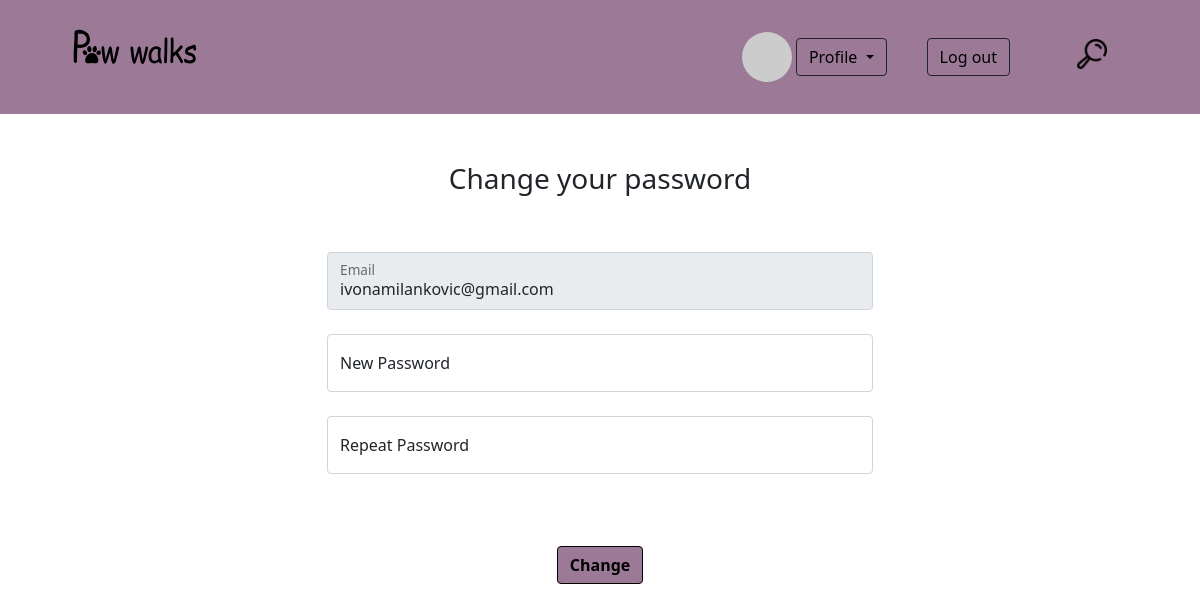
Before: /pages/changePassword.php (signed in) with the older database file.
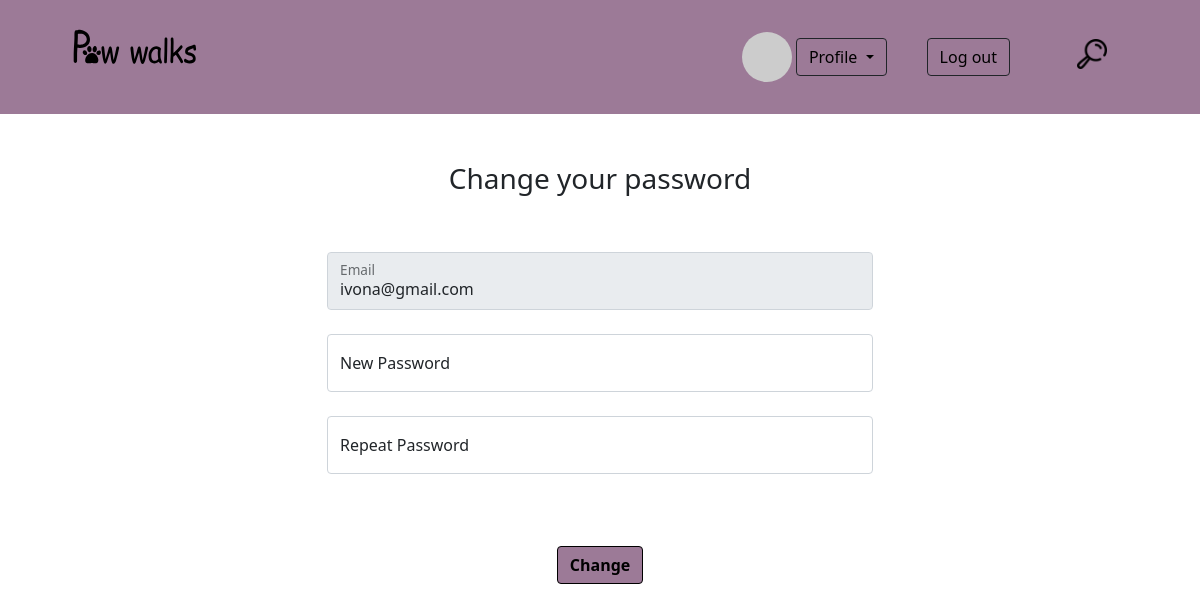
After: the same page with the newer database file.
### tables this page shows
CREATE TABLE `user` (
  `id` int(10) UNSIGNED NOT NULL,
  `role` enum('admin','customer','walker') NOT NULL,
  `first_name` varchar(20) NOT NULL,
  `last_name` varchar(20) NOT NULL,
  `email` varchar(255) NOT NULL,
  `password` varchar(255) NOT NULL,
  `forgot_password_code` varchar(10) DEFAULT NULL,
  `phone_number` varchar(30) NOT NULL,
  `address_id` int(10) UNSIGNED NOT NULL,
  `picture` varchar(255) DEFAULT NULL,
  `is_verified` tinyint(1) NOT NULL DEFAULT 0,
  `verification_code` char(6) DEFAULT NULL,
  `created_at` datetime NOT NULL,
  `updated_at` datetime NOT NULL,
  `registration_expires` datetime DEFAULT NULL
);

### pages/changePassword.php (the view, shortened to what this page needs)
<!DOCTYPE html>
<html lang="en">
    <head>
        <link href="https://cdn.jsdelivr.net/npm/bootstrap@5.1.3/dist/css/bootstrap.min.css" rel="stylesheet">
        <link rel="stylesheet" type="text/css" href="../css/homeStyle.css"/>
        <link rel="stylesheet" type="text/css" href="../css/scrollbar.css"/>
        <link rel="stylesheet" type="text/css" href="../css/login.css"/>
        <link rel="stylesheet" type="text/css" href="../css/signup.css"/>
    </head>
    <body>
    <?php
    include_once '../page_parts/header.php';
    $userData=["email"=>""];
    try{
        if(!empty($_SESSION['id'])) {
            $sqlUser = "SELECT email FROM user WHERE id = " . $_SESSION['id'];
            $conn = new PDO("mysql:host=" . HOST . ";dbname=" . DB, USER, PASS);
            $stmtUser = $conn->prepare($sqlUser);
            $stmtUser->execute();
            $userData = $stmtUser->fetch(PDO::FETCH_ASSOC);
        }
    }
    catch (Exception $ex){
        echo($ex -> getMessage());
    }
?>
        <div class="container">
            <div class="row">
                <h3 class="text-center mt-5">Change your password</h3>
            </div>
            <div class="row">
                <div class="col-sm-8 col-lg-6 text-center mt-5 m-auto">
                    <div class="form-floating">
                        <input  class="form-control" id="emailP" name="email" type="email" placeholder="Email" value="<?php if (!empty($userData)) echo $userData['email'];?>">
                        <label for="emailP">Email</label>
                    </div>
                    <br>
                    <div class="form-floating">
                        <input  class="form-control" id="newPassword1" name="newPass1" type="password" placeholder="New Password">
                        <label for="newPassword1">New Password</label>
                    </div>
                    <br>
                    <div class="form-floating">
                        <input  class="form-control" id="newPassword2" name="newPass2" type="password" placeholder="Repeat Password">
                        <label for="newPassword2">Repeat Password</label>
                    </div>
                    <br>
                    <br>
                    <button type="submit" name="submit" id="changePasswordBtn" class="btn btn-primary m-auto mt-4" style="background-color: #9c7a97; border: 1px solid #000000; font-weight: bold; color:#000000">Change</button>
                </div>
            </div>
        </div>
    </body>
</html>

Changed rows visible on the page:
changed user: email "ivonamilankovic@gmail.com" → "ivona@gmail.com"
